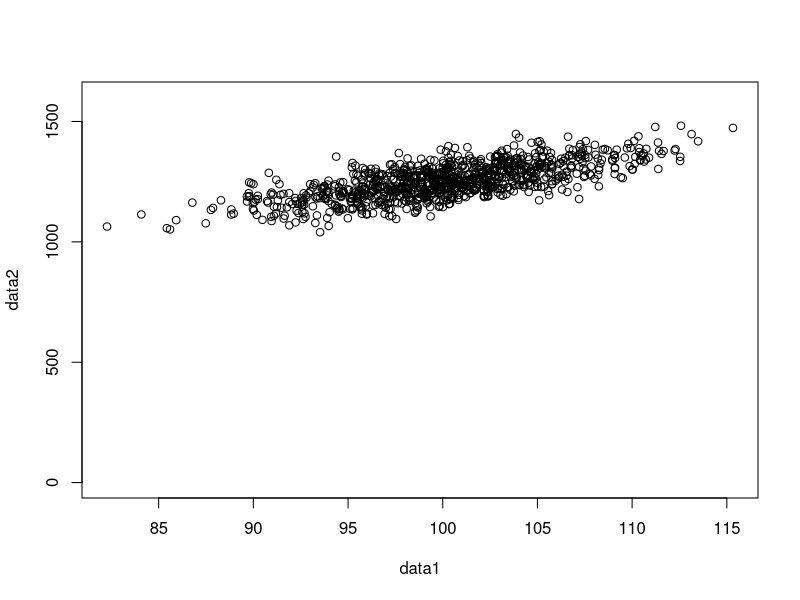
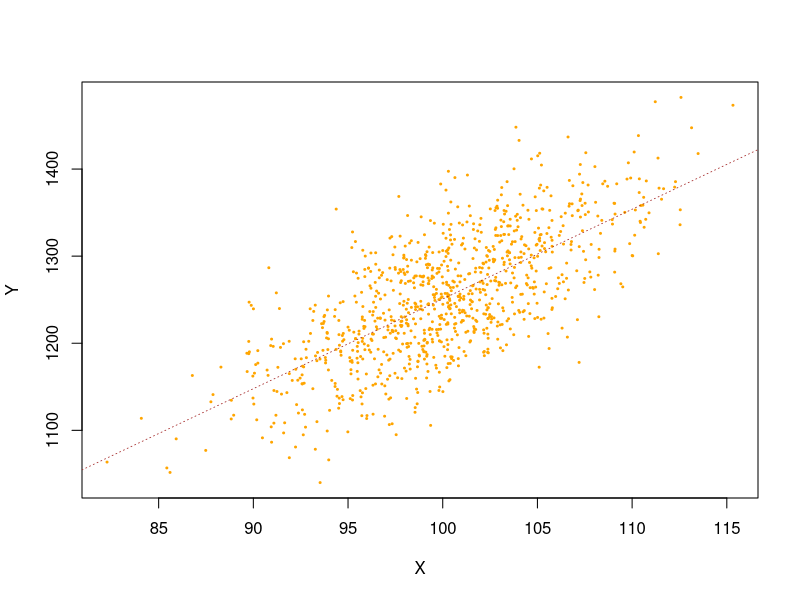

These charts were generated, in order, by the following R code:
############################################################
# ECON 346 NEIU
# Regression Example: lm() function and matrix ("by hand")
############################################################

#Generate 1000 observations of random data
data1<-rnorm(1000,mean=100,sd=5)
head(data1)

#Generate 1000 observations based on Y = 250 + 10X + e
data2<-250+10*data1+rnorm(1000,mean=0,sd=50)
plot(data1,data2,ylim=c(0,1600))

#Make dataframe, plot; add regression line
dataset<-as.data.frame(cbind(data1,data2))
colnames(dataset)<-c("X","Y")
plot(dataset,pch=20,cex=.4,col="orange")
abline(lm(dataset$Y~dataset$X),lty=3,col="brown",lwd=.8)

#Now calculate a bivariate regression
reg1<-lm(dataset$Y~dataset$X)
summary(reg1)

#Do the regression "by hand" as a matrix: Beta = [(X'X)-1](X'Y)
regdata<-cbind(rep(1,nrow(dataset)),dataset)
is.matrix(regdata)
regdata<-as.matrix(regdata)
X<-regdata[,1:2]
colnames(X)[1]<-"Constant"
Y<-regdata[,3]
betas<-solve(t(X)%*%X)%*%t(X)%*%Y
betas

#Calculate predicted value: X*beta
yhat<-X%*%betas

#And the residuals
resid<-Y-yhat


#Get Residual Sum of Squares (RSS) and Explained Sum of Squares (ESS); the sum is Total (TSS)
###  This gives you R2
#Also get SE of the Regression: e'e/(N-k)
RSS<-t(resid)%*%resid
S2<-RSS/(length(Y)-ncol(X))
ESS<-sum((yhat-mean(Y))^2)
R2<-ESS/(RSS+ESS)

#Make a Variance-Covariance Matrix
vcovmatrix<-sqrt(solve(t(X)%*%X)*as.numeric(S2))
vcovmatrix

#Use to make SE and T-stat; combine into a nice table
se<-diag(vcovmatrix)
tstat<-betas/se
table<-round(cbind(betas,se,tstat),3)
table<-rbind(table,c(round(R2,3),"",""))
colnames(table)<-c("Beta","SE","T")
rownames(table)[3]<-"R2"
noquote(table)


##In case you want to see Ybar
#abline(h=mean(Y),col="red",lty=5,lwd=0.6)


####
#Regression with one more variable
#Make one more variable that is unrelated
Z<-rnorm(1000,mean=20,sd=15)
dataset<-cbind(dataset,Z)

#Add to regression
reg2<-lm(Y~X+Z,data=dataset)
summary(reg2)

##Is Z significant? What happens to R2?
